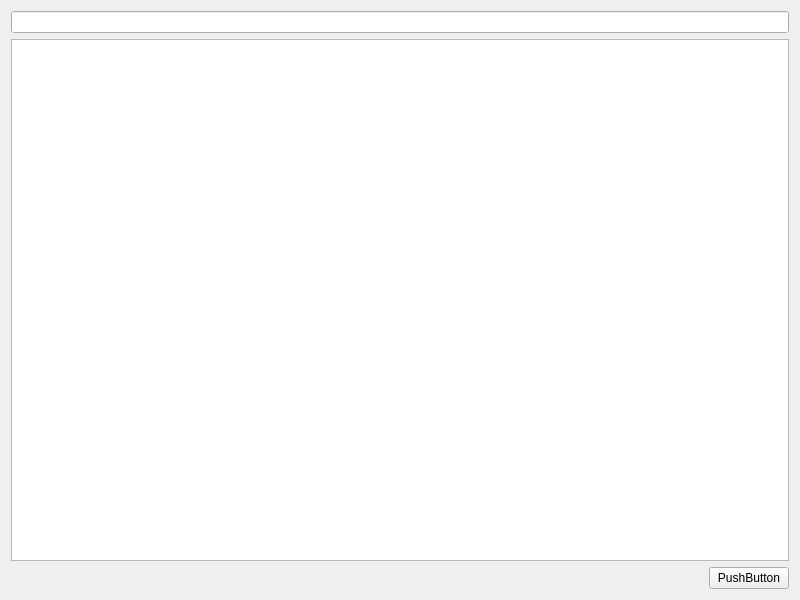
<?xml version="1.0" encoding="UTF-8"?>
<ui version="4.0">
 <class>Widget</class>
 <widget class="QWidget" name="Widget">
  <property name="geometry">
   <rect>
    <x>0</x>
    <y>0</y>
    <width>800</width>
    <height>600</height>
   </rect>
  </property>
  <property name="windowTitle">
   <string>Widget</string>
  </property>
  <layout class="QVBoxLayout" name="verticalLayout">
   <item>
    <widget class="QLineEdit" name="lineEdit"/>
   </item>
   <item>
    <widget class="QTextEdit" name="textEdit"/>
   </item>
   <item>
    <layout class="QHBoxLayout" name="horizontalLayout">
     <item>
      <spacer name="horizontalSpacer">
       <property name="orientation">
        <enum>Qt::Horizontal</enum>
       </property>
       <property name="sizeHint" stdset="0">
        <size>
         <width>40</width>
         <height>20</height>
        </size>
       </property>
      </spacer>
     </item>
     <item>
      <widget class="QPushButton" name="pushButton">
       <property name="text">
        <string>PushButton</string>
       </property>
      </widget>
     </item>
    </layout>
   </item>
  </layout>
 </widget>
 <resources/>
 <connections/>
</ui>
